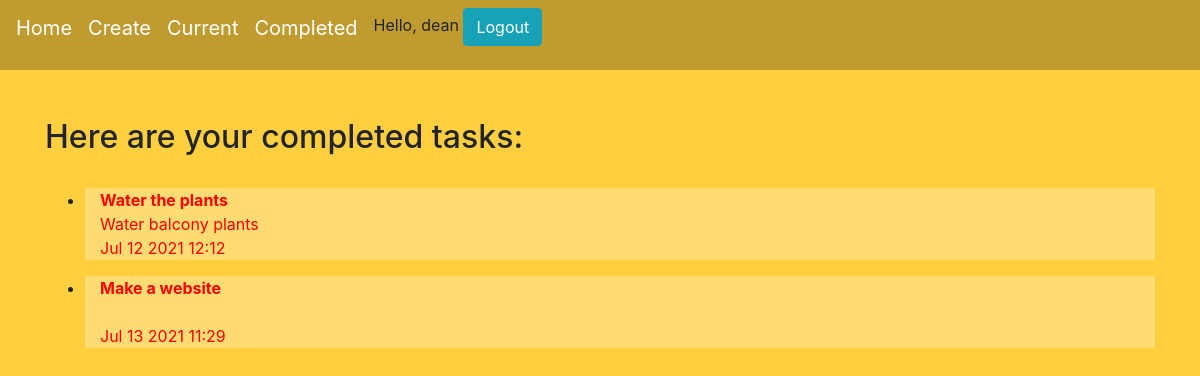
Page /completed/ (signed in) on the earlier database version.
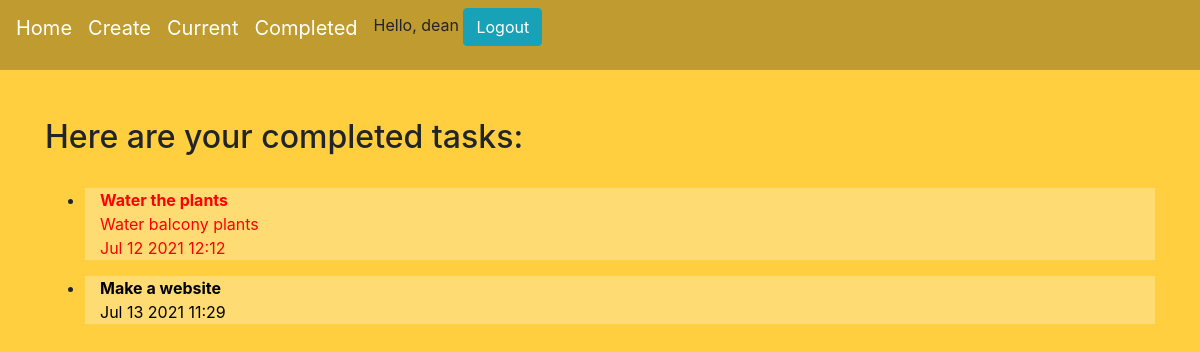
Same page on the later database version.
### todo/models.py (models this page shows, shortened)
class Todo(models.Model):
    title = models.CharField(max_length=100)
    memo = models.TextField(blank=True)
    created = models.DateTimeField(auto_now_add=True)
    datecompleted = models.DateTimeField(null=True, blank=True)
    important = models.BooleanField(default=False)
    user = models.ForeignKey(User, on_delete=models.CASCADE)

### todo/views.py (the view)
# urls.py: path('completed/', views.completedtodos, name='completedtodos'),
@login_required
def completedtodos(request):
    todos = Todo.objects.filter(user=request.user, datecompleted__isnull=False).order_by('datecompleted')
    return render(request,'todo/completedtodos.html',{'todos':todos})

### todo/templates/todo/completedtodos.html (shortened to what this page needs)
{% extends 'todo/base.html' %}
{% block content %}
<body style="background-color:#ffcf40">
  <div class="container">
    {% if todos %}
    <h2>Here are your completed tasks:</h2><br>
    {% for todo in todos %}
    <ul>
      <li>
        <a href="{% url 'viewtodo' todo.id %}">
          {% if todo.important %}
          <div class="container" style="color: red; background-color: #ffdc73">
            <b>{{ todo.title }}</b>
            <br>
          {% if todo.memo %}
            {{ todo.memo }}
          {% endif %}
          <br>
          {{ todo.datecompleted|date:'M j Y H:i' }}
          </div>
          {% else %}
          <div class="container" style="background-color: #ffdc73; color:black">
            <b>{{ todo.title }}</b>
        <br>
        {{ todo.datecompleted|date:'M j Y H:i' }}
      </div>
        {% endif %}
    </a>
      </li>
    </ul>
    {% endfor %}
    {% else %}
      <h1>You do not have any completed items yet!</h1>
    {% endif %}
  </div>
</body>
{% endblock %}

Differences in the rows shown:
changed Todo "Make a website": important True → False (drawn)
